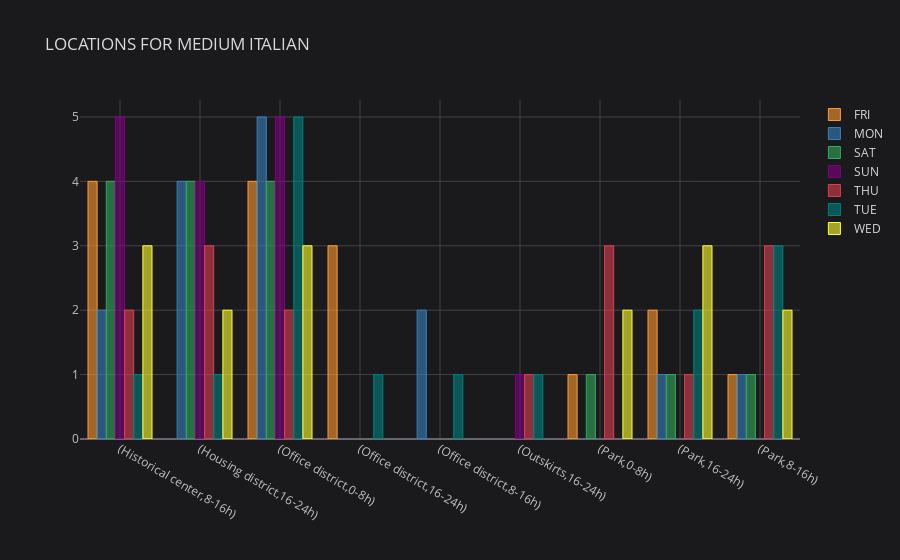

The cell this chart's notebook holds for it:
### Code cell
medium_it.iplot(kind='bar', title='LOCATIONS FOR MEDIUM ITALIAN')

### Figure 1 — Plotly figure (JSON) as saved in the notebook; plotly's stock layout.template omitted (floating-point values rounded to 4 significant figures)
{"data": [{"marker": {"color": "rgba(255, 153, 51, 0.6)", "line": {"color": "rgba(255, 153, 51, 1.0)", "width": 1}}, "name": "FRI", "orientation": "v", "text": "", "x": ["(Historical center,8-16h)", "(Housing district,16-24h)", "(Office district,0-8h)", "(Office district,16-24h)", "(Office district,8-16h)", "(Outskirts,16-24h)", "(Park,0-8h)", "(Park,16-24h)", "(Park,8-16h)"], "y": [4.0, "", 4.0, 3.0, "", "", 1.0, 2.0, 1.0], "type": "bar"}, {"marker": {"color": "rgba(55, 128, 191, 0.6)", "line": {"color": "rgba(55, 128, 191, 1.0)", "width": 1}}, "name": "MON", "orientation": "v", "text": "", "x": ["(Historical center,8-16h)", "(Housing district,16-24h)", "(Office district,0-8h)", "(Office district,16-24h)", "(Office district,8-16h)", "(Outskirts,16-24h)", "(Park,0-8h)", "(Park,16-24h)", "(Park,8-16h)"], "y": [2.0, 4.0, 5.0, "", 2.0, "", "", 1.0, 1.0], "type": "bar"}, {"marker": {"color": "rgba(50, 171, 96, 0.6)", "line": {"color": "rgba(50, 171, 96, 1.0)", "width": 1}}, "name": "SAT", "orientation": "v", "text": "", "x": ["(Historical center,8-16h)", "(Housing district,16-24h)", "(Office district,0-8h)", "(Office district,16-24h)", "(Office district,8-16h)", "(Outskirts,16-24h)", "(Park,0-8h)", "(Park,16-24h)", "(Park,8-16h)"], "y": [4.0, 4.0, 4.0, "", "", "", 1.0, 1.0, 1.0], "type": "bar"}, {"marker": {"color": "rgba(128, 0, 128, 0.6)", "line": {"color": "rgba(128, 0, 128, 1.0)", "width": 1}}, "name": "SUN", "orientation": "v", "text": "", "x": ["(Historical center,8-16h)", "(Housing district,16-24h)", "(Office district,0-8h)", "(Office district,16-24h)", "(Office district,8-16h)", "(Outskirts,16-24h)", "(Park,0-8h)", "(Park,16-24h)", "(Park,8-16h)"], "y": [5.0, 4.0, 5.0, "", "", 1.0, "", "", ""], "type": "bar"}, {"marker": {"color": "rgba(219, 64, 82, 0.6)", "line": {"color": "rgba(219, 64, 82, 1.0)", "width": 1}}, "name": "THU", "orientation": "v", "text": "", "x": ["(Historical center,8-16h)", "(Housing district,16-24h)", "(Office district,0-8h)", "(Office district,16-24h)", "(Office district,8-16h)", "(Outskirts,16-24h)", "(Park,0-8h)", "(Park,16-24h)", "(Park,8-16h)"], "y": [2.0, 3.0, 2.0, "", "", 1.0, 3.0, 1.0, 3.0], "type": "bar"}, {"marker": {"color": "rgba(0, 128, 128, 0.6)", "line": {"color": "rgba(0, 128, 128, 1.0)", "width": 1}}, "name": "TUE", "orientation": "v", "text": "", "x": ["(Historical center,8-16h)", "(Housing district,16-24h)", "(Office district,0-8h)", "(Office district,16-24h)", "(Office district,8-16h)", "(Outskirts,16-24h)", "(Park,0-8h)", "(Park,16-24h)", "(Park,8-16h)"], "y": [1.0, 1.0, 5.0, 1.0, 1.0, 1.0, "", 2.0, 3.0], "type": "bar"}, {"marker": {"color": "rgba(255, 255, 51, 0.6)", "line": {"color": "rgba(255, 255, 51, 1.0)", "width": 1}}, "name": "WED", "orientation": "v", "text": "", "x": ["(Historical center,8-16h)", "(Housing district,16-24h)", "(Office district,0-8h)", "(Office district,16-24h)", "(Office district,8-16h)", "(Outskirts,16-24h)", "(Park,0-8h)", "(Park,16-24h)", "(Park,8-16h)"], "y": [3.0, 2.0, 3.0, "", "", "", 2.0, 3.0, 2.0], "type": "bar"}], "layout": {"legend": {"bgcolor": "#1A1A1C", "font": {"color": "#D9D9D9"}}, "paper_bgcolor": "#1A1A1C", "plot_bgcolor": "#1A1A1C", "title": {"font": {"color": "#D9D9D9"}, "text": "LOCATIONS FOR MEDIUM ITALIAN"}, "xaxis": {"gridcolor": "#434343", "showgrid": true, "tickfont": {"color": "#C2C2C2"}, "title": {"font": {"color": "#D9D9D9"}, "text": ""}, "zerolinecolor": "#666570"}, "yaxis": {"gridcolor": "#434343", "showgrid": true, "tickfont": {"color": "#C2C2C2"}, "title": {"font": {"color": "#D9D9D9"}, "text": ""}, "zerolinecolor": "#666570"}}}
